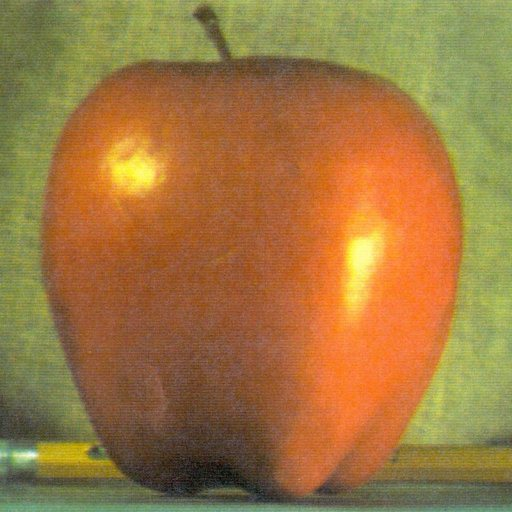
#> input picture Homeworks/hw3/homework3/data/apple.jpg, 512 x 512 px, found by its file name; the run also reads 2 pictures not shown here
$ jupyter execute --allow-errors CSC-676_HW3_YuntingChiu.ipynb
#> lines starting #> are read from the running program, lines starting #| are printed output that depends on the picture
[cell 1]
import numpy as np
import matplotlib.pyplot as plt
from numpy.fft import *
from pylab import *
import matplotlib.cm as cm

1. Plot both continuous and discrete signals of the function
$$
X(t) = 325sin(2\pi50t)
$$

[cell 2]
# continuous signals
t = np.linspace(-0.02, 0.05, 10000)
equation = 325 * np.sin(2*np.pi*50*t)
plt.figure()
plt.plot(t, equation)
plt.xlabel("t")
plt.ylabel("x(t)")
plt.xlim([-0.02, 0.05])
plt.title("continous singlas")
plt.show()
#> figure, not shown here; curve peaks at x = 0.005, y = 325

And also the discrete signals. Where n is sampled from 0 to 50.
$$
x[n] = 325sin(2\pi50n\Delta t)
$$

[cell 3]
# discrete signals
n = np.arange(50) # sampled from 0 to 50: x[50]
dt = (0.05-(-0.02))/50
x = np.sin(2*np.pi*50*n*dt)
plt.xlabel('n')
plt.ylabel('x[n]')
# A stem plot plots vertical lines at each x location from the baseline to y, and places a marker there.
plt.stem(n, x, bottom = 0)
plt.title("discrete signals")
#> figure, not shown here; curve peaks at x = 32, y = 0.998

2.(5pts) Consider a complex-valued signal,
$$
x(t) = e^{j100\pi t}
$$
 Can you plot the real and imaginary part Of the function when t have a range of (-0.02, 0.05)?

Hint:
- np.exp(2j* np.pi * 50 * t).real. would return real parts
- np.exp(2j* np.pi * 50 * t).imag.  would return imaginary parts

[cell 4]
# real part
# np.exp(2j*np.pi*50*t).real. would return real parts
t = np.linspace(-0.02, 0.05, 1000)
plt.plot(t, np.exp(2j*np.pi*50*t).real)
plt.xlabel("t")
plt.ylabel('Real x(t)')
plt.title("Real Part Signals")
plt.xlim([-0.02, 0.05])
#> figure, not shown here; curve peaks at x = -0.02, y = 1

[cell 5]
# imaginary part
# np.exp(2j*np.pi*50*t).imag. would return imaginary parts
plt.plot(t, np.exp(2j*np.pi*50*t).imag)
plt.xlabel('t')
plt.ylabel('Imaginary x(t)')
plt.title("Imaginary Part Signals")
plt.xlim([-0.02, 0.05]);
plt.show()
#> figure, not shown here; curve peaks at x = 0.00502, y = 1

3.(5pts) In this exercise, we want to generate the same plot as Slide No. 20 in the lecture9 slides (Figure 1.20 in Chapter SignalProcessing.pdf).  Figure see below.

Take a 1D discrete signal, eg. f[n], show that the foureier transform
Of a translated signal f[n-x] and its left-right mirror signal would have resulted in the same magnitude.  Basically, use numpy.fft and matplotlib, generate the following graphs. You can use a different f[n], use **N= 32** as the Fourier coefficients.

Hint: you can use similar code to create discrete signals in numpy:

>>> t = np.linspace(0,20,N)\
>>> x = np.exp(-t/3)*np.cos(2 * t)

The red and green dots ae real and imaginary parts of the FFT of the signal.

[cell 6]
n = 32
t = np.linspace(0, 20, n)
x = np.exp(-t/3)*np.cos(2*t)
plt.stem(t, x) # stem plots vertical lines from a baseline to the y-coordinate and places a marker at the tip.
plt.show()
#> figure, not shown here; curve peaks at x = 0, y = 1

4. (5pts) Plot the Fourier transform of the following function for frequency below 50hz, using the numpy.fft
$$
1/(1+0.99\cos(2\pi t))
$$

[cell 7]
#fs is sampling frequency
fs = 100
time = np.linspace(0, 1, 10*fs, endpoint= False) # the sample rate should be at least 100 samples
y = 1/(1+.99 * np.cos(2*np.pi*time)) # wave
yf = np.fft.fft(y) # compute the one-dimensional discrete Fourier Transform
freq = np.fft.fftfreq(len(time)) # return the Discrete Fourier Transform sample frequencies.

tLess50 = time[freq < 50]
fftLess50 = yf[freq < 50]

plt.stem(tLess50, np.real(fftLess50))
#> figure, not shown here; curve peaks at x = 0, y = 7088.8

[cell 8]
plt.stem(tLess50, np.imag(fftLess50))
#> figure, not shown here; curve peaks at x = 0.963, y = 1.32e-12

[cell 9]
from numpy.fft import *

def function(t):
    return 1/ (1+.99 * cos(2*pi*t))

Taux = 100 # Sample rate
T = 1 # duration
N = Taux * T # number of points

X = linspace(0,T,N, endpoint=False)
Y = function(X)

figure('exo 1A')
clf()
plot(X,Y)
Ytilde = fft(Y)

Freq = arange(N)
# The frequency is defined modulo N.
# We take values between -N/2 and N/2
Freq[Freq>=N/2] = Freq[Freq>=N/2] - N
Freq = Freq/T

figure('exo 1B')
clf()
loglog(Freq[1:N//2-1], abs(Ytilde)[1:N//2-1])
#> figure, not shown here; curve peaks at x = 0.5, y = 100
#> figure, not shown here; curve peaks at x = 1, y = 615

5.(5pts) Create the following 2D sine wave grating patterns as images and show their 2D Fourier transforms of the three images. You must plot both thee input images in real domain and the Fourier domain.

[cell 10]
def fourierPlot(u, v):
  M = N = 20 # M = col, N = row
  xy = np.zeros((M, N))

  xy[M//2-v, N//2+u] = 1
  xy[M//2+v, N//2-u] = 1

  plt.subplot(1,3,1)
  plt.imshow(xy, cmap = "gray")
  plt.title("Spatial Domain")
  plt.subplot(1,3,2)
  plt.imshow(np.fft.fftshift(xy), cmap = "gray")
  plt.title("Fourier Domain")
  plt.subplot(1,3,3)
  plt.imshow(np.abs(np.fft.ifft2(np.fft.ifftshift(xy))), cmap = "gray")
  plt.title("Inverse Back")

fourierPlot(2, 0)

[cell 11]
fourierPlot(3, 1)

[cell 12]
fourierPlot(7, -5)
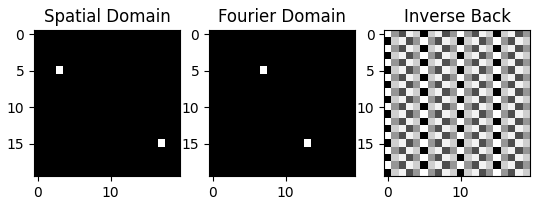
#> figure drawn by matplotlib, 3 panels

# Pyramid Blending
6.(25pts) Pyramid Blending: Write a program that takes an input two color images and a binary mask images and produces the Laplacian pyramid blend of the two images.

- Construct the Laplacian pyramid for each image.
- Construct the Gaussian pyramid for the two mask images (the input image and its complement)
- Multiply each Laplacian image by its corresponding mask and sum the images
- Reconstruct the final image from the Blended Laplacian pyramid.

Here are some more detailed instructions:
Laplacian Pyramids.  Implement functions that build and collapse Laplacian pyramids. The input to the Laplacian pyramid building function is an image and the output is both the Gaussian and Laplacian pyramids for the image. The situation is reversed for collapsing a Laplacian pyramid (but really all that is needed is the lowest level Gaussian along with all levels of the Laplacian pyramid). You can use the interpolate and decimate functions discussed in class, or you can implement your own. Note that building and collapsing a Laplacian pyramid should yield the original input image. Before you do any blending, checking whether your code can successfully collapsing into multiple sub-bands and reconstruct an image.

Create an image that shows multiple levels of the Gaussian and Laplacian pyramid of an image and include this in your write up along with an explanation of image pyramids in your own words.

Laplacian Blending. Implement Laplacian image blending for a pair of images and a binary mask. In Laplacian blending, a new Laplacian pyramid is built by alpha blending each corresponding Laplacian pyramid level for the input image pairs using a Gaussian pyramid of the binary mask as the alpha mask. The lowest level of the new pyramid also includes the alpha blend of the lowest level Gaussian images in the two pyramids (you can blend all levels of the Gaussian pyramids if you want, but you technically only need the coarsest level). The resulting Laplacian pyramid is collapsed to recover the blended image.

Try your multi-scale Laplacian blending method out on several sets of images. Show at least three results you consider "good" and one you consider "poor" in your write up. For each image, discuss why you think this approach did or did not work well.

*You can compare your results with a simple “copy and paste” methods by directly apply mask on one image and blend with another*

Tips
To blend a pair of images you need a source image, target image, and mask. The source image contains the data you are inserting into the target image. The mask indicates where in the output image the data comes from the source image. It helps if all three images are the same size. A simple mask can be built by dividing the image plane in half. This will blend two images together along the middle seam, which is what is done for the famous apple/orange hybrid.

More advanced masks can be created using an image editing program that uses layers, such as Gimp. A simple procedure is:
- Open the target image
- Open the source image
- Select a region in the source image (rectangle, oval, lasso). Copy it.
- Paste the region into the target image as a new layer.
- Move or rescale the new layer so it appears where you want it to above the target layer.
- Create a new transparent layer.
- Paint in this layer with white paint where you want the source image data to appear in the final image.
- For each layer in turn, make the layer exclusively visible, select Save As... and save the file with a unique name, like myblend-source.png.

Note that Gimp on the Mac is a little annoying because you have to click in a window to change focus before you can interact with the window.
Valid mask values used for alpha blending are between zero and one.

If you load an alpha mask from a file, you will probably need to modify the image data to fit within this range. You may also want to make sure you are using the same mask for all color channels.

[cell 13]
"""
from google.colab import files
uploadImg = files.upload()
"""

# install the libraries
import numpy as np
import scipy.signal as sig
from scipy import misc
import matplotlib.pyplot as plt
from scipy import ndimage
import cv2
import imageio
from google.colab.patches import cv2_imshow

# create a  Binomial (5-tap) filter
kernel = (1.0/256)*np.array([[1, 4, 6, 4, 1],[4, 16, 24, 16, 4],[6, 24, 36, 24, 6],[4, 16, 24, 16, 4],[1, 4, 6, 4, 1]])
"""
plt.imshow(kernel)
plt.show()
"""

def interpolate(image):
  """
  Interpolates an image with upsampling rate r=2.
  """
  image_up = np.zeros((2*image.shape[0], 2*image.shape[1]))
  # Upsample
  image_up[::2, ::2] = image
  # Blur (we need to scale this up since the kernel has unit area)
  # (The length and width are both doubled, so the area is quadrupled)
  #return sig.convolve2d(image_up, 4*kernel, 'same')
  return ndimage.filters.convolve(image_up,4*kernel, mode='constant')

def decimate(image):
  """
  Decimates an image with downsampling rate r=2.
  """
  # Blur
  #image_blur = sig.convolve2d(image, kernel, 'same')
  # print(np.shape(image), np.shape(kernel))
  image_blur = ndimage.filters.convolve(image,kernel, mode='constant')
  # Downsample
  return image_blur[::2, ::2]


  # here is the constructions of pyramids
def pyramids(image):
  """
  Constructs Gaussian and Laplacian pyramids.
  Parameters :
  image  : the original image (i.e. base of the pyramid)
  Returns :
  G   : the Gaussian pyramid
  L   : the Laplacian pyramid
  """
  # Initialize pyramids
  G = [image, ]
  L = []

  # Build the Gaussian pyramid to maximum depth
  while image.shape[0] >= 2 and image.shape[1] >= 2:
    image = decimate(image)
    G.append(image)

  # Build the Laplacian pyramid
  for i in range(len(G) - 1):
    L.append(G[i] - interpolate(G[i + 1]))

  return G[:-1], L

# [G, L] = pyramids(image)

# Build Gaussian pyramid and Laplacian pyramids from images A and B, also mask
# Reference: https://becominghuman.ai/image-blending-using-laplacian-pyramids-2f8e9982077f
def pyramidBlending(A, B, mask):
  [GA, LA] = pyramids(A)
  [GB ,LB] = pyramids(B)
  # Build a Gaussian pyramid GR from selected region R (mask that says which pixels come from left and which from right)
  [Gmask, LMask] = pyramids(mask)
  # Form a combined pyramid LS from LA and LB using nodes of GR as weights
  # Equation: LS(i, j) = GR(I, j)*LA(I, j) + (1-GR(I, j)* LB(I, j))
  # Collapse the LS pyramid to get the final blended image
  blend = []
  for i in range(len(LA)):
    # LS = np.max(Gmask[i])*LA[i] + (1-np.max(Gmask[i]))*LB[i]
    # make sure the color with in 255 (white)
    LS = Gmask[i]/255*LA[i] + (1-Gmask[i]/255)*LB[i]
    blend.append(LS)
  return blend

# reconstruct the pyramids as well as upsampling and add up with each level
def reconstruct(pyramid):
  rows, cols = pyramid[0].shape
  res = np.zeros((rows, cols + cols//2), dtype= np.double)
  # start the smallest pyramid so we need to reverse the order
  revPyramid = pyramid[::-1]
  stack = revPyramid[0]
  # start with the second index
  for i in range(1, len(revPyramid)):
    stack = interpolate(stack) + revPyramid[i] # upsampling simultaneously
  return stack

# https://compvisionlab.wordpress.com/2013/05/13/image-blending-using-pyramid/
# Besides pyramid Blending, we need to blend image's color
def colorBlending(img1, img2, mask):
  # split to 3 basic color, then using pyramidBlending and reconstruct it, respectively
  img1R,img1G,img1B = cv2.split(img1)
  img2R,img2G,img2B = cv2.split(img2)
  R = reconstruct(pyramidBlending(img1R, img2R, mask))
  G = reconstruct(pyramidBlending(img1G, img2G, mask))
  B = reconstruct(pyramidBlending(img1B, img2B, mask))
  output = cv2.merge((R, G, B))
  imageio.imsave("output.png", output)
  img = cv2.imread("output.png")
  cv2_imshow(img)


apple = imageio.imread('apple.jpg')
#> apple is the input picture: shape (512, 512, 3); mean R, G, B 159.1, 119.7, 64.8
orange = imageio.imread('orange.jpg')
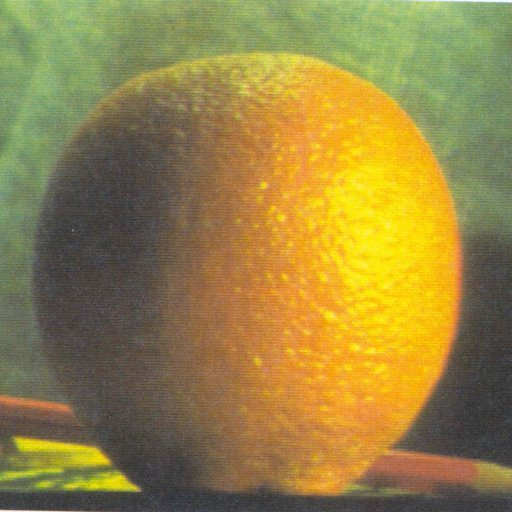
#> input picture Homeworks/hw3/homework3/data/orange.jpg, 512 x 512 px, found by its file name
#> orange is the input picture: shape (512, 512, 3); mean R, G, B 150.2, 131.8, 69.2
mask = cv2.imread('mask.jpg', 0)
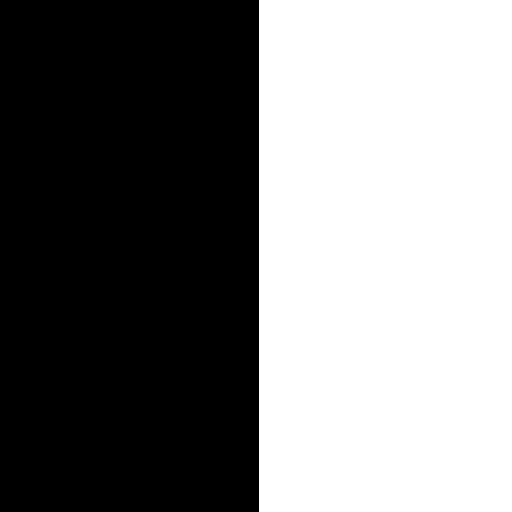
#> input picture Homeworks/hw3/homework3/data/mask.jpg, 512 x 512 px, found by its file name
#> mask is the input picture: shape (512, 512); min 0, max 255, mean 126

#> (the rest of this cell did not finish here and is left out)

#> in colorBlending, `img1R,img1G,img1B = cv2.split(img1)`:
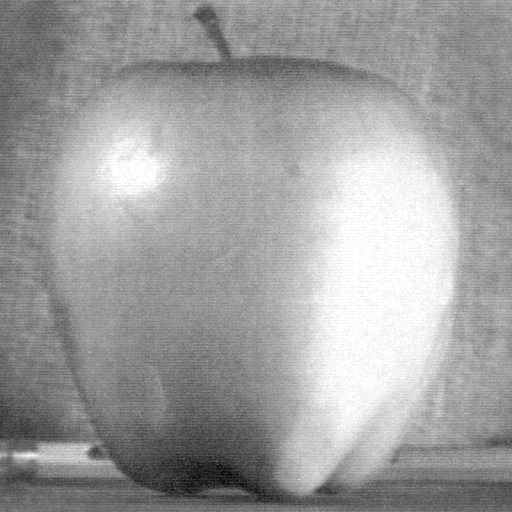
#> img1R: shape (512, 512); min 7, max 255, mean 159.1
#> in colorBlending, `img1R,img1G,img1B = cv2.split(img1)`:
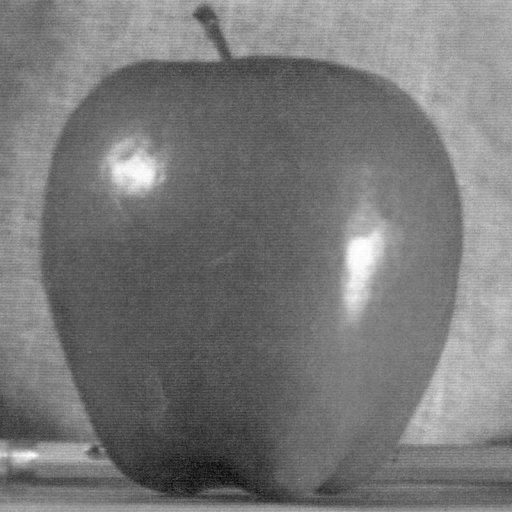
#> img1G: shape (512, 512); min 5, max 255, mean 119.7
#> in colorBlending, `img2R,img2G,img2B = cv2.split(img2)`:
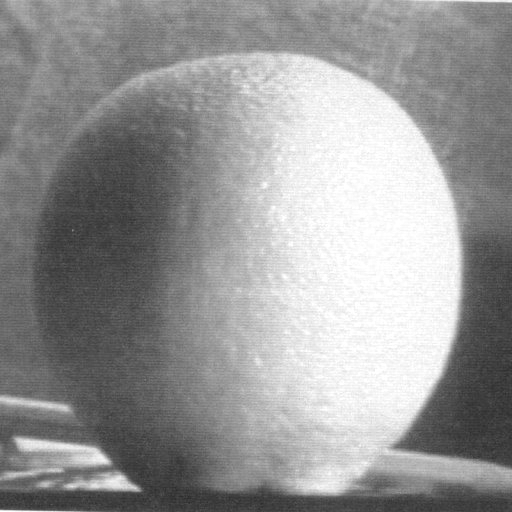
#> img2R: shape (512, 512); min 43, max 255, mean 150.2
#> in colorBlending, `img2R,img2G,img2B = cv2.split(img2)`:
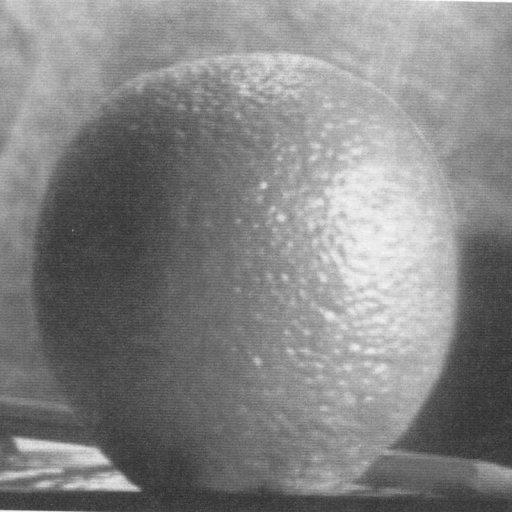
#> img2G: shape (512, 512); min 43, max 255, mean 131.8
#> the loop in pyramids, `while image.shape[0] >= 2 and image.shape[1] >= 2:` made 9 passes
#> image on pass 8: [[34, 67], [62, 128]]
#> (image_blur in decimate, image) on pass 9: ([[24, 28], [28, 32]], [24])
#> after the loop in pyramids, `while image.shape[0] >= 2 and image.shape[1] >= 2:`: G = 10 items
#> the loop in pyramids, `for i in range(len(G) - 1):` made 9 passes
#> after the loop in pyramids, `for i in range(len(G) - 1):`: L = 9 items
#> the loop in pyramids (call 2), `while image.shape[0] >= 2 and image.shape[1] >= 2:` made 9 passes
#> image on pass 8: [[29, 67], [48, 124]]
#> (image_blur in decimate, image) on pass 9: ([[22, 26], [25, 30]], [22])
#> the loop in pyramids (call 2), `for i in range(len(G) - 1):` made 9 passes
#> the loop in pyramidBlending, `for i in range(len(LA)):` made 9 passes
#> LS on pass 9: [[16.69, 58.61], [40.17, 119.7]]
#> pass 3, in pyramidBlending, `LS = Gmask[i]/255*LA[i] + (1-Gmask[i]/255)*LB[i]`:
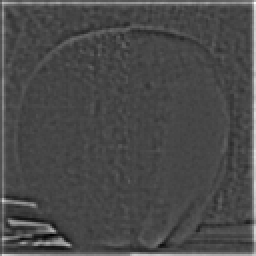
#> LS: shape (128, 128) float64 (shown 2 times larger); min -32.75, max 88.13, mean 2.5; drawn with min black and max white
#> in reconstruct, `rows, cols = pyramid[0].shape`: rows = 512
#> in reconstruct, `revPyramid = pyramid[::-1]`: revPyramid = 9 items
#> in reconstruct, `stack = revPyramid[0]`: stack = [[16.69, 58.61], [40.17, 119.7]]
#> the loop in reconstruct, `for i in range(1, len(revPyramid)):` made 8 passes
#> after the loop in reconstruct, `for i in range(1, len(revPyramid)):`:
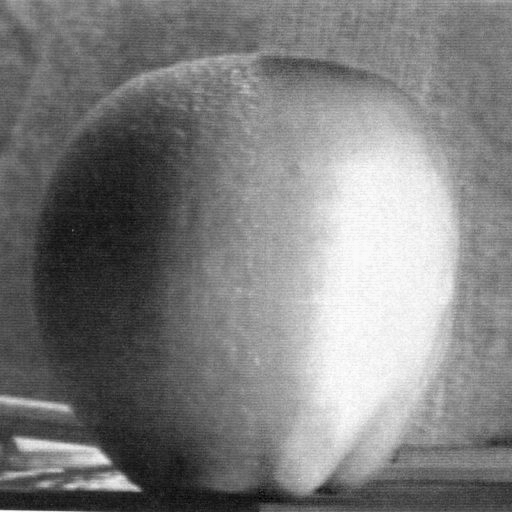
#> stack: shape (512, 512) float64; min 34.1, max 257.5, mean 145; drawn with min black and max white
#> the loop in pyramids (call 6), `while image.shape[0] >= 2 and image.shape[1] >= 2:` made 9 passes
#> image on pass 8: [[4, 49], [8, 90]]
#> (image_blur in decimate, image) on pass 9: ([[11, 16], [13, 18]], [11])
#> pass 3, in pyramids (call 6), `image = decimate(image)`:
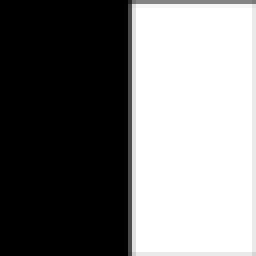
#> image: shape (64, 64) (shown 4 times larger); min 0, max 255, mean 122.7
#> the loop in pyramids (call 6), `for i in range(len(G) - 1):` made 9 passes
#> the loop in pyramidBlending (call 2), `for i in range(len(LA)):` made 9 passes
#> LS on pass 9: [[18.73, 52.41], [36.54, 88.91]]
#> the loop in reconstruct (call 2), `for i in range(1, len(revPyramid)):` made 8 passes

# Bells & Whistles (Extra Points)
1. (5pts) Be exceptional creative of acquiring and your choices of source and target images.
- Please refer to my good and poor cases in the `index.html` file.
2. (5pts) You can discuss the shortcomings you discovered with the Pyramid method. When does the method fail?
- Based on my poor case of HW3 project, if the color of the two images is extremely different, it won't blend smoothly even though we have used Laplacian blending. Also, before I run code, I need to make sure that the three images (input 1, input2, mask) are 512*512 pixels, meaning that Laplacian pyramid method should use images of the same size as the input.

3. (5pts) Implement the two-band Laplacian blending described in Brown and Lowe, Recognizing Panaroams, ICCV  2003. You can simply jumpt to section 5, last  two paragraphs. Compare with the multi-band method you have already have implemented.
- In this implement, Brown and Lowe only use two bands: high frequency ($\lambda$ < 2 pixels) and low frequency ($\lambda$ > 2 pixels). They used linear blending to make a photo. The problem is how we can design an appropriate function to avoid overlapping images. Futhermore, [Carnegie Mellon University's](http://graphics.cs.cmu.edu/courses/15-463/2005_fall/www/Lectures/Pyramids.pdf) lecture indicates there are three limitations in this method:

 a. Reversing the contrast (grey on black -> gray on white) is not possible.\
 b. Backgrounds with different colors “bleed through”.\
 c. The images must be perfectly aligned.

4. (5pts) Implement Poisson image blending (Perez03). See attached paper.

# Poisson Image Blending
- Reference: https://docs.opencv.org/master/df/da0/group__photo__clone.html#gga86dd24f3d3ed87598739ef2ebe174bafa9aeff931a5d5d18b094397f0ca5bb85f

[cell 14]
"""
from google.colab import files
uploadImg = files.upload()
"""

[cell 15]
# Import libraries
import numpy as np
import matplotlib.pyplot as plt
import cv2
import imageio
from google.colab.patches import cv2_imshow

def PoissonImageBlending(source, destination):
  # create an all "White" mask: 255, if black mask is 0
  mask = 255 * np.ones(destination.shape, destination.dtype)
  # navigate the source img location
  width, height, channels = source.shape
#> width = 512; height = 512; channels = 3
  center = (height//2, width//2)
#> center = (256, 256)

  # using built-in funtion `cv2.seamlessClone` to achieve Poisson Image goal
  blended = cv2.seamlessClone(destination, source, mask, center, 2) # cv::MIXED_CLONE = 2
  output = blended
  imageio.imsave("output.png", output)
  img = cv2.imread("output.png")
  cv2_imshow(img)

# run it!!
source = imageio.imread("dc.jpg")
destination = imageio.imread("moon.jpeg")
PoissonImageBlending(source, destination)

[cell 16]
n = 3
arr = []
for x in range(n):
    arr.append([])
    for y in range(n):
        arr[x].append([])
        for z in range(n):
            arr[x][y].append(0)
arr = np.array(arr)
print(arr[1])
print(arr.shape)

[cell 17]
#from google.colab import files
#uploadImg = files.upload()
dc = imageio.imread("dc.jpg")
print(dc.shape)
#| (512, 512, 3)
